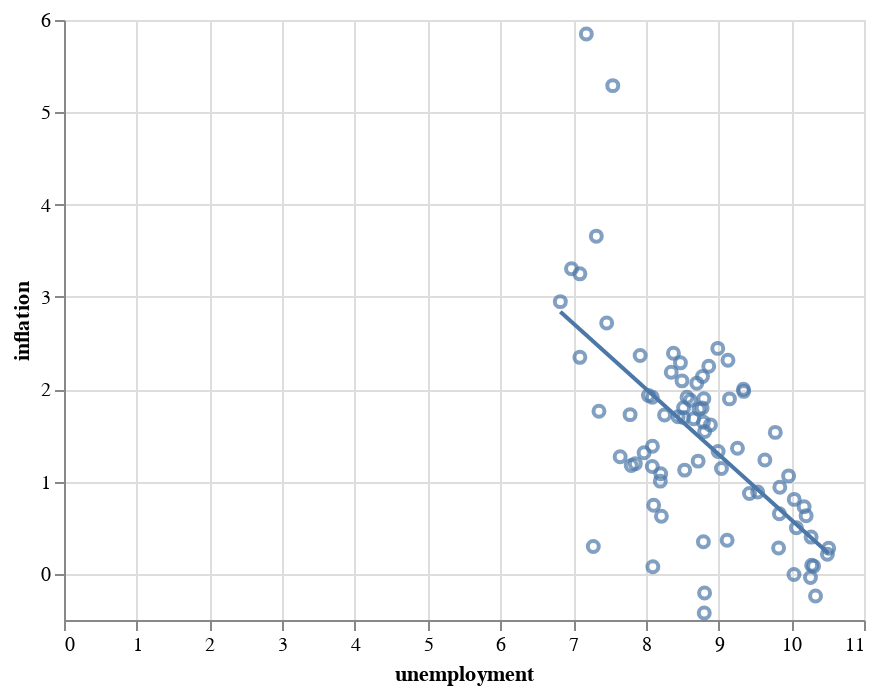

This figure's notebook cell:
### Code cell
# solution (it is also possible to replace df by df_fr...)
chart = alt.Chart(df).transform_filter('datum.country=="France"').mark_point().encode(
    x='unemployment',
    y='inflation',
    # find a way to separate on the graph data from France and US
)
chart + chart.transform_regression('unemployment', 'inflation').mark_line()

### Figure 1 — Vega-Lite specification as saved in the notebook (floating-point values rounded to 4 significant figures; data arrays with more than 128 entries replaced by an {"elided": "..."} marker saying what was removed)
{"config": {"view": {"continuousWidth": 400, "continuousHeight": 300}}, "layer": [{"mark": "point", "encoding": {"x": {"type": "quantitative", "field": "unemployment"}, "y": {"type": "quantitative", "field": "inflation"}}, "transform": [{"filter": "datum.country==\"France\""}]}, {"mark": "line", "encoding": {"x": {"type": "quantitative", "field": "unemployment"}, "y": {"type": "quantitative", "field": "inflation"}}, "transform": [{"filter": "datum.country==\"France\""}, {"on": "unemployment", "regression": "inflation"}]}], "data": {"name": "data-fadf9957ac13d05d3f3350711eea4cf4"}, "$schema": "https://vega.github.io/schema/vega-lite/v4.8.1.json", "datasets": {"data-fadf9957ac13d05d3f3350711eea4cf4": {"elided": "796 records"}}}
